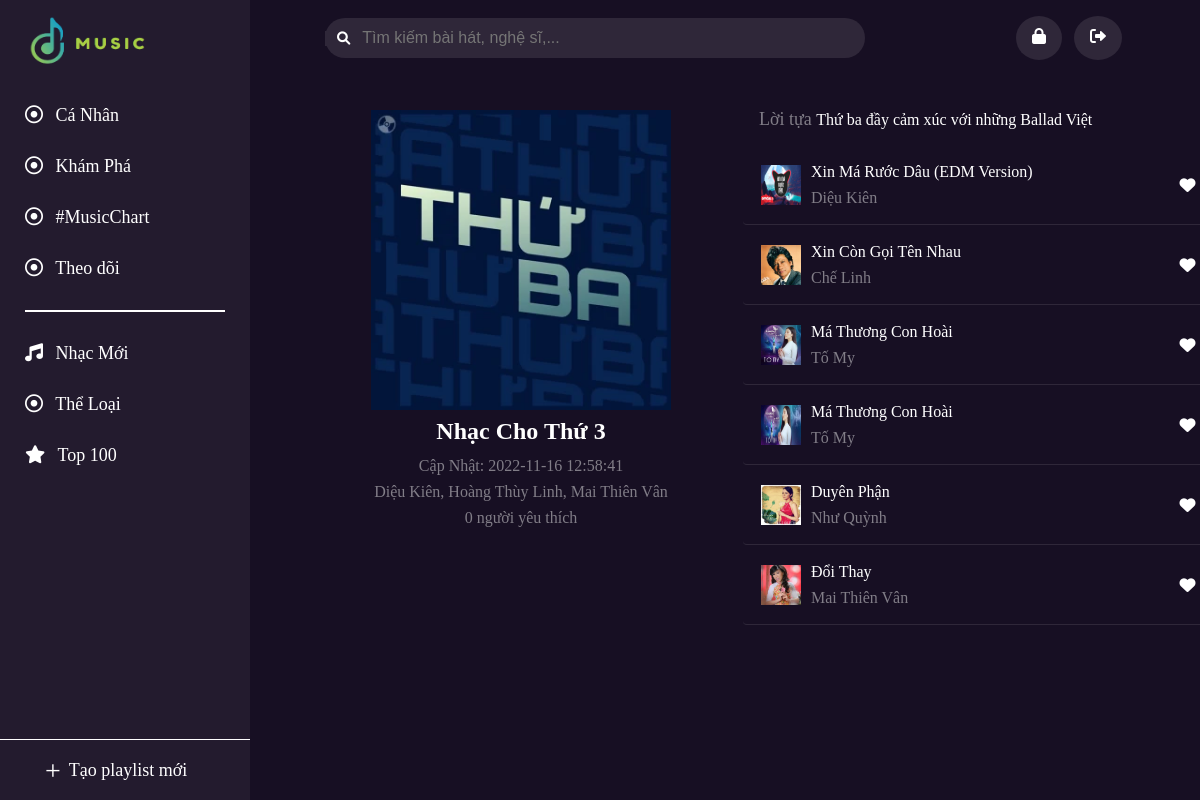
Page /user/music_list.php?id=1 (signed in) on the committed database.
### tables this page shows
CREATE TABLE `categories` (
  `id` int(11) NOT NULL,
  `name` varchar(40) NOT NULL,
  `topic` varchar(40) NOT NULL,
  `follow` int(11) NOT NULL,
  `image` varchar(150) NOT NULL,
  `date` datetime NOT NULL,
  `description` varchar(100) NOT NULL,
  `singers` varchar(50) NOT NULL,
  `songs` varchar(5000) DEFAULT NULL
);

CREATE TABLE `songs` (
  `id` int(11) NOT NULL,
  `name` varchar(40) NOT NULL,
  `singer` varchar(40) NOT NULL,
  `date` datetime NOT NULL,
  `category` varchar(40) NOT NULL,
  `nation` varchar(40) NOT NULL,
  `lyric` varchar(3000) DEFAULT NULL,
  `listens` int(11) NOT NULL,
  `comments` int(11) NOT NULL,
  `downloads` int(11) NOT NULL,
  `file` varchar(100) NOT NULL,
  `image` varchar(100) NOT NULL
);

### user/music_list.php (the view, shortened to what this page needs)
<?php
require_once("connectdb.php");
$id = "";
$getsong = "";
if (isset($_GET['id'])) {
    $id = $_GET['id'];
}
?>
<!DOCTYPE html>
<html lang="en">
<head>
    <link rel="stylesheet" href="../assets/css/style.css">
    <link rel="stylesheet" href="../assets/fonts/fontawesome-free-6.1.1-web/css/all.min.css">
</head>
<body>
    <div class="app">
        <?php
        require_once('../includes/Sidebar/SidebarUser.php')
        ?>
        <div class="container">
            <?php
            require_once('../includes/Header/HeaderUser.php')
            ?>
            <div class="grid wide container-tablet container-mobile">
                <div class="row mt-110">
                    <div class="col l-5 m-12">
                        <div class="music__list-item">
                            <?php
                            $sql = "SELECT *  FROM categories WHERE id = '$id'";
                            $result = $conn->query($sql);
                            if ($result->num_rows > 0) {
                                while ($row = $result->fetch_assoc()) {
                            ?>
                                    <img src="../assets/images/categories/<?php echo $row['image']; ?>" alt="" class="music__list-item-img">
                                    <h3 class="music__list-item-title"><?php echo $row['name']; ?></h3>
                                    <p>Cập Nhật: <span><?php echo $row['date']; ?></span></p>
                                    <p><?php echo $row['singers']; ?></p>
                                    <p><?php echo $row['follow']; ?> người yêu thích</p>
                        </div>
                    </div>
                    <div class="col l-7">
                        <div class="row">
                            <div class="col l-12">
                                <p class="music__list-des">
                                    Lời tựa
                                    <span><?php echo $row['description']; ?></span>
                                </p>
                            </div>
                            <div class="playlist">
                        <?php
                                    $getsong = $row['songs'];
                                }
                            }
                            $songs = explode("\n", $getsong);
                            $index = 0;
                            for ($i = 0; $i < count($songs); $i++) {
                                $name = trim($songs[$i]);
                                $sql2 = "SELECT * FROM songs where name = \"$name\"";
                                $result = $conn->query($sql2);
                                if ($result->num_rows > 0) {
                                    while ($row = $result->fetch_assoc()) {
                                        echo '<div class="col l-12 m-12 c-12">';
                                        echo '<div class="new__music-song container__song-new" data-image="' . $row['image'] . '" data-name="' . $row['name'] . '" data-singer="' . $row['singer'] . '" data-file="' . $row['file'] . '" data-index="' . $index . '" data-id="' . $row['id'] . '">';
                                        echo '<div class="new__music-song-rank">';
                                        echo '<div class="new__music-song-info">';
                                        echo '<img src="../assets/images/songs/' . $row['image'] . '" alt="">';
                                        echo '<div>';
                                        echo '<p>' . $row['name'] . '</p>';
                                        echo '<p class="new__music-song-info-o mt-8">' . $row['singer'] . '</p>';
                                        echo '</div>';
                                        echo '</div>';
                                        echo '</div>';
                                        echo '<p class="hide-on-mobile new__music-song-info-o" style="visibility:hidden">Ân Tình Sang Trang (Single)</p>
                                                    <div class="new__music-song-action" style="display:inline-block">
                                                        <i class="fa-solid fa-heart"></i>
                                                        <i class="fa-solid fa-ellipsis"></i>
                                                    </div>';
                                        echo '</div>';
                                        echo '</div>';
                                        $index++;
                                    }
                                }
                            }
                        ?>
                            </div>
                        </div>
                    </div>
                </div>
            </div>
        </div>
    </div>
</body>
</html>

### assets/css/style.css (style rules this page uses)
* { box-sizing: border-box; margin: 0; padding: 0; }
.mt-8 { margin-top: 8px; }
.mt-110 { margin-top: 110px; }
.grid { width: 100%; display: block; padding: 0; }
.grid.wide { max-width: 1400px; margin: 0 auto; }
.row { display: flex; flex-wrap: wrap; margin-left: -4px; margin-right: -4px; }
.col { padding-left: 4px; padding-right: 4px; }
.c-12 { flex: 0 0 100%; max-width: 100%; }
@media (min-width: 740px) { .row { margin-left: -8px; margin-right: -8px; } }
@media (min-width: 740px) { .col { padding-left: 8px; padding-right: 8px; } }
@media (min-width: 740px) { .m-1, .m-2, .m-3, .m-4, .m-5, .m-6, .m-7, .m-8, .m-9, .m-10, .m-11, .m-12 { display: block; } }
@media (min-width: 740px) { .m-12 { flex: 0 0 100%; max-width: 100%; } }
@media (min-width: 1113px) { .row { margin-left: -12px; margin-right: -12px; } }
@media (min-width: 1113px) { .col { padding-left: 12px; padding-right: 12px; } }
@media (min-width: 1113px) { .l-1, .l-2, .l-2-4, .l-3, .l-4, .l-5, .l-6, .l-7, .l-8, .l-9, .l-10, .l-11, .l-12 { display: block; } }
@media (min-width: 1113px) { .l-5 { flex: 0 0 41.66667%; max-width: 41.66667%; } }
@media (min-width: 1113px) { .l-7 { flex: 0 0 58.33333%; max-width: 58.33333%; } }
@media (min-width: 1113px) { .l-12 { flex: 0 0 100%; max-width: 100%; } }
@media (min-width: 1024px) and (max-width: 1239px) { .wide { width: 984px; } }
@media (min-width: 1024px) and (max-width: 1239px) { .wide .row { margin-left: -12px; margin-right: -12px; } }
@media (min-width: 1024px) and (max-width: 1239px) { .wide .col { padding-left: 12px; padding-right: 12px; } }
@media (min-width: 1024px) and (max-width: 1239px) { .wide .l-1, .wide .l-2, .wide .l-2-4, .wide .l-3, .wide .l-4, .wide .l-5, .wide .l-6, .wide .l-7, .wide .l-8, .wide .l-9, .wide .l-10, .wide .l-11, .wide .l-12 { display: block; } }
@media (min-width: 1024px) and (max-width: 1239px) { .wide .l-5 { flex: 0 0 41.66667%; max-width: 41.66667%; } }
@media (min-width: 1024px) and (max-width: 1239px) { .wide .l-7 { flex: 0 0 58.33333%; max-width: 58.33333%; } }
@media (min-width: 1024px) and (max-width: 1239px) { .wide .l-12 { flex: 0 0 100%; max-width: 100%; } }
.app { display: flex; }
.container { flex: 1; overflow: hidden; background-color: #170f23; padding-bottom: 130px; padding-left: 323px; min-height: 100vh; padding-right: 77px; }
.container__song-new { display: flex; align-items: center; position: relative; width: 100%; height: 80px; padding: 10px; border-radius: 4px; cursor: pointer; }
.new__music-song { color: #fff; display: flex; justify-content: space-between; align-items: center; padding: 12px 18px; border-bottom: 1px solid rgba(255, 255, 255, 0.1); position: relative; }
.new__music-song .new__music-song-action { position: absolute; right: 4px; display: none; }
.new__music-song .new__music-song-action i { margin: 16px; cursor: pointer; }
.new__music-song-rank { display: flex; justify-content: space-between; align-items: center; width: 300px; }
.new__music-song-info-o { color: #817d87; }
.new__music-song-info { display: flex; align-items: center; position: relative; }
.new__music-song-info img { width: 40px; height: 40px; margin-right: 10px; cursor: pointer; }
.music__list-des { font-size: 18px; color: #817d87; margin-bottom: 16px; text-align: justify; line-height: 18px; padding-left: 16px; }
.music__list-des span { color: #fff; font-size: 16px; }
.music__list-item { display: flex; flex-direction: column; align-items: center; position: relative; }
.music__list-item .music__list-item-img { width: 300px; height: 300px; cursor: pointer; }
.music__list-item .music__list-item-title { font-size: 24px; color: #fff; text-transform: capitalize; margin: 8px 0; text-align: center; }
.music__list-item p { color: #817d87; margin: 4px 0 4px 0; }

### rows in the picture
categories: image (picture), name "Nhạc Cho Thứ 3", date "2022-11-16 12:58:41", singers "Diệu Kiên, Hoàng Thùy Linh, Mai Thiên Vân", follow "0", description "Thứ ba đầy cảm xúc với những Ballad Việt"
songs: image (placeholder picture), name "Xin Má Rước Dâu (EDM Version)", singer "Diệu Kiên"
songs: image (picture), name "Xin Còn Gọi Tên Nhau", singer "Chế Linh"
songs: image (picture), name "Má Thương Con Hoài", singer "Tố My"
songs: image (picture), name "Má Thương Con Hoài", singer "Tố My"
songs: image (picture), name "Duyên Phận", singer "Như Quỳnh"
songs: image (picture), name "Đổi Thay", singer "Mai Thiên Vân"
